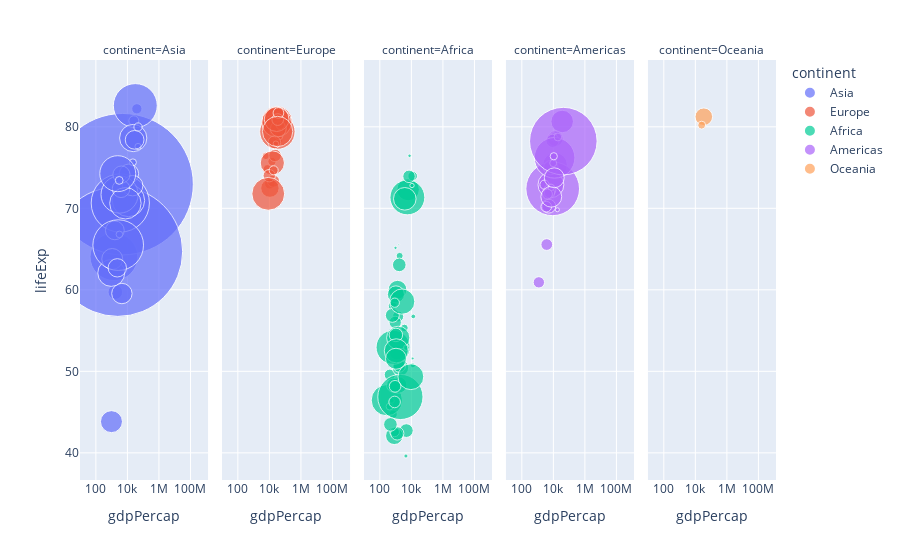

The notebook cell this image was saved under:
### Code cell
# 划分各大洲
px.scatter(gapminder2007,x='gdpPercap',y='lifeExp',color='continent',size='pop',size_max=100,hover_name='country',
            facet_col='continent',log_x=True) # facet_row='iso_alpha' 分面行

### Figure 1 — Plotly figure (JSON) as saved in the notebook; plotly's stock layout.template omitted (floating-point values rounded to 4 significant figures)
{"data": [{"hovertemplate": "<b>%{hovertext}</b><br><br>continent=Asia<br>gdpPercap=%{x}<br>lifeExp=%{y}<br>pop=%{marker.size}<extra></extra>", "hovertext": ["Afghanistan", "Bahrain", "Bangladesh", "Cambodia", "China", "Hong Kong, China", "India", "Indonesia", "Iran", "Iraq", "Israel", "Japan", "Jordan", "Korea, Dem. Rep.", "Korea, Rep.", "Kuwait", "Lebanon", "Malaysia", "Mongolia", "Myanmar", "Nepal", "Oman", "Pakistan", "Philippines", "Saudi Arabia", "Singapore", "Sri Lanka", "Syria", "Taiwan", "Thailand", "Vietnam", "West Bank and Gaza", "Yemen, Rep."], "legendgroup": "Asia", "marker": {"color": "#636efa", "size": [31889923, 708573, 150448339, 14131858, 1318683096, 6980412, 1110396331, 223547000, 69453570, 27499638, 6426679, 127467972, 6053193, 23301725, 49044790, 2505559, 3921278, 24821286, 2874127, 47761980, 28901790, 3204897, 169270617, 91077287, 27601038, 4553009, 20378239, 19314747, 23174294, 65068149, 85262356, 4018332, 22211743], "sizemode": "area", "sizeref": 131900.0, "symbol": "circle"}, "mode": "markers", "name": "Asia", "orientation": "v", "showlegend": true, "type": "scatter", "x": [974.6, 29800.0, 1391.0, 1714.0, 4959.0, 39720.0, 2452.0, 3541.0, 11610.0, 4471.0, 25520.0, 31660.0, 4519.0, 1593.0, 23350.0, 47310.0, 10460.0, 12450.0, 3096.0, 944, 1091.0, 22320.0, 2606.0, 3190.0, 21650.0, 47140.0, 3970.0, 4185.0, 28720.0, 7458.0, 2442.0, 3025.0, 2281.0], "xaxis": "x", "y": [43.83, 75.64, 64.06, 59.72, 72.96, 82.21, 64.7, 70.65, 70.96, 59.55, 80.75, 82.6, 72.53, 67.3, 78.62, 77.59, 71.99, 74.24, 66.8, 62.07, 63.78, 75.64, 65.48, 71.69, 72.78, 79.97, 72.4, 74.14, 78.4, 70.62, 74.25, 73.42, 62.7], "yaxis": "y"}, {"hovertemplate": "<b>%{hovertext}</b><br><br>continent=Europe<br>gdpPercap=%{x}<br>lifeExp=%{y}<br>pop=%{marker.size}<extra></extra>", "hovertext": ["Albania", "Austria", "Belgium", "Bosnia and Herzegovina", "Bulgaria", "Croatia", "Czech Republic", "Denmark", "Finland", "France", "Germany", "Greece", "Hungary", "Iceland", "Ireland", "Italy", "Montenegro", "Netherlands", "Norway", "Poland", "Portugal", "Romania", "Serbia", "Slovak Republic", "Slovenia", "Spain", "Sweden", "Switzerland", "Turkey", "United Kingdom"], "legendgroup": "Europe", "marker": {"color": "#EF553B", "size": [3600523, 8199783, 10392226, 4552198, 7322858, 4493312, 10228744, 5468120, 5238460, 61083916, 82400996, 10706290, 9956108, 301931, 4109086, 58147733, 684736, 16570613, 4627926, 38518241, 10642836, 22276056, 10150265, 5447502, 2009245, 40448191, 9031088, 7554661, 71158647, 60776238], "sizemode": "area", "sizeref": 131900.0, "symbol": "circle"}, "mode": "markers", "name": "Europe", "orientation": "v", "showlegend": true, "type": "scatter", "x": [5937.0, 36130.0, 33690.0, 7446.0, 10680.0, 14620.0, 22830.0, 35280.0, 33210.0, 30470.0, 32170.0, 27540.0, 18010.0, 36180.0, 40680.0, 28570.0, 9254.0, 36800.0, 49360.0, 15390.0, 20510.0, 10810.0, 9787.0, 18680.0, 25770.0, 28820.0, 33860.0, 37510.0, 8458.0, 33200.0], "xaxis": "x2", "y": [76.42, 79.83, 79.44, 74.85, 73.0, 75.75, 76.49, 78.33, 79.31, 80.66, 79.41, 79.48, 73.34, 81.76, 78.89, 80.55, 74.54, 79.76, 80.2, 75.56, 78.1, 72.48, 74.0, 74.66, 77.93, 80.94, 80.88, 81.7, 71.78, 79.42], "yaxis": "y2"}, {"hovertemplate": "<b>%{hovertext}</b><br><br>continent=Africa<br>gdpPercap=%{x}<br>lifeExp=%{y}<br>pop=%{marker.size}<extra></extra>", "hovertext": ["Algeria", "Angola", "Benin", "Botswana", "Burkina Faso", "Burundi", "Cameroon", "Central African Republic", "Chad", "Comoros", "Congo, Dem. Rep.", "Congo, Rep.", "Cote d'Ivoire", "Djibouti", "Egypt", "Equatorial Guinea", "Eritrea", "Ethiopia", "Gabon", "Gambia", "Ghana", "Guinea", "Guinea-Bissau", "Kenya", "Lesotho", "Liberia", "Libya", "Madagascar", "Malawi", "Mali", "Mauritania", "Mauritius", "Morocco", "Mozambique", "Namibia", "Niger", "Nigeria", "Reunion", "Rwanda", "Sao Tome and Principe", "Senegal", "Sierra Leone", "Somalia", "South Africa", "Sudan", "Swaziland", "Tanzania", "Togo", "Tunisia", "Uganda", "Zambia", "Zimbabwe"], "legendgroup": "Africa", "marker": {"color": "#00cc96", "size": [33333216, 12420476, 8078314, 1639131, 14326203, 8390505, 17696293, 4369038, 10238807, 710960, 64606759, 3800610, 18013409, 496374, 80264543, 551201, 4906585, 76511887, 1454867, 1688359, 22873338, 9947814, 1472041, 35610177, 2012649, 3193942, 6036914, 19167654, 13327079, 12031795, 3270065, 1250882, 33757175, 19951656, 2055080, 12894865, 135031164, 798094, 8860588, 199579, 12267493, 6144562, 9118773, 43997828, 42292929, 1133066, 38139640, 5701579, 10276158, 29170398, 11746035, 12311143], "sizemode": "area", "sizeref": 131900.0, "symbol": "circle"}, "mode": "markers", "name": "Africa", "orientation": "v", "showlegend": true, "type": "scatter", "x": [6223.0, 4797.0, 1441.0, 12570.0, 1217.0, 430.1, 2042.0, 706.0, 1704.0, 986.1, 277.6, 3633.0, 1545.0, 2082.0, 5581.0, 12150.0, 641.4, 690.8, 13210.0, 752.7, 1328.0, 942.7, 579.2, 1463.0, 1569.0, 414.5, 12060.0, 1045.0, 759.3, 1043.0, 1803.0, 10960.0, 3820.0, 823.7, 4811.0, 619.7, 2014.0, 7670.0, 863.1, 1598.0, 1712.0, 862.5, 926.1, 9270.0, 2602.0, 4513.0, 1107.0, 883.0, 7093.0, 1056.0, 1271.0, 469.7], "xaxis": "x3", "y": [72.3, 42.73, 56.73, 50.73, 52.3, 49.58, 50.43, 44.74, 50.65, 65.15, 46.46, 55.32, 48.33, 54.79, 71.34, 51.58, 58.04, 52.95, 56.73, 59.45, 60.02, 56.01, 46.39, 54.11, 42.59, 45.68, 73.95, 59.44, 48.3, 54.47, 64.16, 72.8, 71.16, 42.08, 52.91, 56.87, 46.86, 76.44, 46.24, 65.53, 63.06, 42.57, 48.16, 49.34, 58.56, 39.61, 52.52, 58.42, 73.92, 51.54, 42.38, 43.49], "yaxis": "y3"}, {"hovertemplate": "<b>%{hovertext}</b><br><br>continent=Americas<br>gdpPercap=%{x}<br>lifeExp=%{y}<br>pop=%{marker.size}<extra></extra>", "hovertext": ["Argentina", "Bolivia", "Brazil", "Canada", "Chile", "Colombia", "Costa Rica", "Cuba", "Dominican Republic", "Ecuador", "El Salvador", "Guatemala", "Haiti", "Honduras", "Jamaica", "Mexico", "Nicaragua", "Panama", "Paraguay", "Peru", "Puerto Rico", "Trinidad and Tobago", "United States", "Uruguay", "Venezuela"], "legendgroup": "Americas", "marker": {"color": "#ab63fa", "size": [40301927, 9119152, 190010647, 33390141, 16284741, 44227550, 4133884, 11416987, 9319622, 13755680, 6939688, 12572928, 8502814, 7483763, 2780132, 108700891, 5675356, 3242173, 6667147, 28674757, 3942491, 1056608, 301139947, 3447496, 26084662], "sizemode": "area", "sizeref": 131900.0, "symbol": "circle"}, "mode": "markers", "name": "Americas", "orientation": "v", "showlegend": true, "type": "scatter", "x": [12780.0, 3822.0, 9066.0, 36320.0, 13170.0, 7007.0, 9645.0, 8948.0, 6025.0, 6873.0, 5728.0, 5186.0, 1202.0, 3548.0, 7321.0, 11980.0, 2749.0, 9809.0, 4173.0, 7409.0, 19330.0, 18010.0, 42950.0, 10610.0, 11420.0], "xaxis": "x4", "y": [75.32, 65.55, 72.39, 80.65, 78.55, 72.89, 78.78, 78.27, 72.23, 74.99, 71.88, 70.26, 60.92, 70.2, 72.57, 76.19, 72.9, 75.54, 71.75, 71.42, 78.75, 69.82, 78.24, 76.38, 73.75], "yaxis": "y4"}, {"hovertemplate": "<b>%{hovertext}</b><br><br>continent=Oceania<br>gdpPercap=%{x}<br>lifeExp=%{y}<br>pop=%{marker.size}<extra></extra>", "hovertext": ["Australia", "New Zealand"], "legendgroup": "Oceania", "marker": {"color": "#FFA15A", "size": [20434176, 4115771], "sizemode": "area", "sizeref": 131900.0, "symbol": "circle"}, "mode": "markers", "name": "Oceania", "orientation": "v", "showlegend": true, "type": "scatter", "x": [34440.0, 25190.0], "xaxis": "x5", "y": [81.23, 80.2], "yaxis": "y5"}], "layout": {"annotations": [{"font": {}, "showarrow": false, "text": "continent=Asia", "x": 0.092, "xanchor": "center", "xref": "paper", "y": 1, "yanchor": "bottom", "yref": "paper"}, {"font": {}, "showarrow": false, "text": "continent=Europe", "x": 0.296, "xanchor": "center", "xref": "paper", "y": 1, "yanchor": "bottom", "yref": "paper"}, {"font": {}, "showarrow": false, "text": "continent=Africa", "x": 0.5, "xanchor": "center", "xref": "paper", "y": 1, "yanchor": "bottom", "yref": "paper"}, {"font": {}, "showarrow": false, "text": "continent=Americas", "x": 0.704, "xanchor": "center", "xref": "paper", "y": 1, "yanchor": "bottom", "yref": "paper"}, {"font": {}, "showarrow": false, "text": "continent=Oceania", "x": 0.908, "xanchor": "center", "xref": "paper", "y": 1, "yanchor": "bottom", "yref": "paper"}], "legend": {"itemsizing": "constant", "title": {"text": "continent"}, "tracegroupgap": 0}, "margin": {"t": 60}, "xaxis": {"anchor": "y", "domain": [0, 0.184], "title": {"text": "gdpPercap"}, "type": "log"}, "xaxis2": {"anchor": "y2", "domain": [0.204, 0.388], "matches": "x", "title": {"text": "gdpPercap"}, "type": "log"}, "xaxis3": {"anchor": "y3", "domain": [0.408, 0.592], "matches": "x", "title": {"text": "gdpPercap"}, "type": "log"}, "xaxis4": {"anchor": "y4", "domain": [0.612, 0.796], "matches": "x", "title": {"text": "gdpPercap"}, "type": "log"}, "xaxis5": {"anchor": "y5", "domain": [0.816, 1], "matches": "x", "title": {"text": "gdpPercap"}, "type": "log"}, "yaxis": {"anchor": "x", "domain": [0, 1], "title": {"text": "lifeExp"}}, "yaxis2": {"anchor": "x2", "domain": [0, 1], "matches": "y", "showticklabels": false}, "yaxis3": {"anchor": "x3", "domain": [0, 1], "matches": "y", "showticklabels": false}, "yaxis4": {"anchor": "x4", "domain": [0, 1], "matches": "y", "showticklabels": false}, "yaxis5": {"anchor": "x5", "domain": [0, 1], "matches": "y", "showticklabels": false}}}
